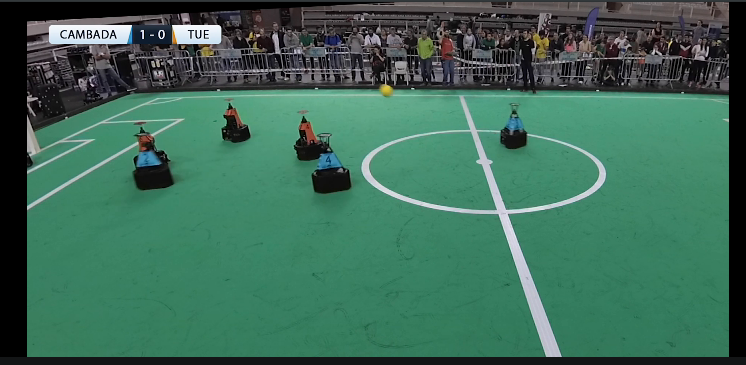
#> input picture Entrega4/CambadaIMAGE.png, 746 x 365 px, found by its file name
$ python simpleThreshold.py
#> lines starting #> are read from the running program, lines starting #| are printed output that depends on the picture
import cv2 as cv
import numpy as np
import matplotlib.pyplot as plt

img = cv.imread('CambadaIMAGE.png')
#> img is the input picture: shape (365, 746, 3); mean B, G, R 88.2, 106.7, 61.5

ret,thresh1 = cv.threshold(img,127,255,cv.THRESH_BINARY)
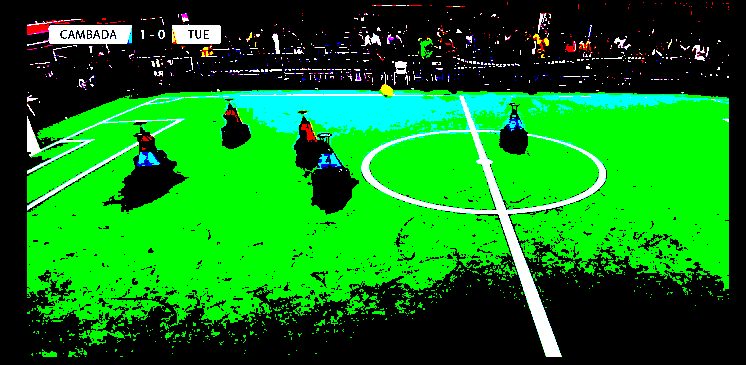
#> thresh1: shape (365, 746, 3); mean B, G, R 21.8, 124.4, 12.1
ret,thresh2 = cv.threshold(img,127,255,cv.THRESH_BINARY_INV)
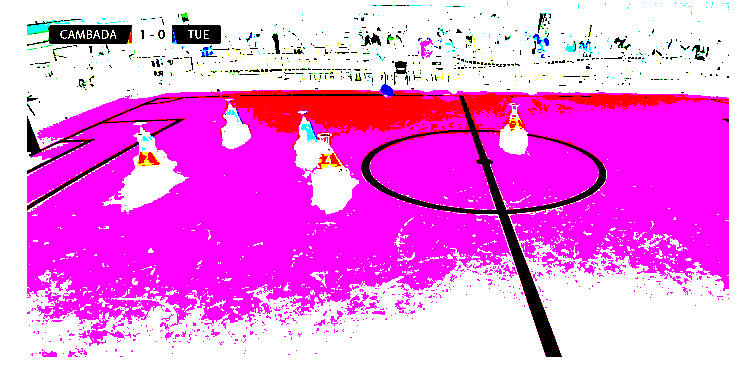
#> thresh2: shape (365, 746, 3); mean B, G, R 233.2, 130.6, 242.9
ret,thresh3 = cv.threshold(img,127,255,cv.THRESH_TRUNC)
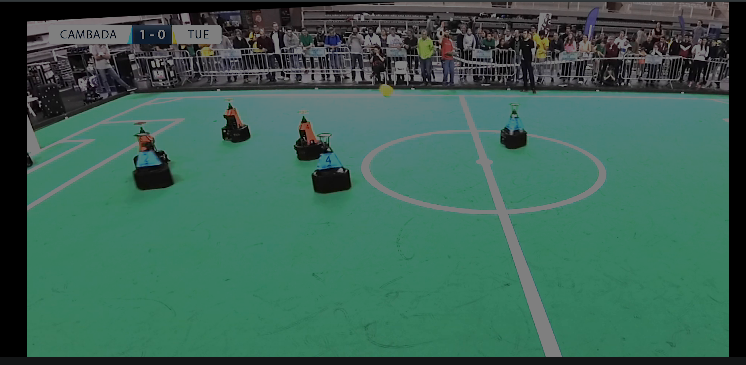
#> thresh3: shape (365, 746, 3); mean B, G, R 84.9, 98.4, 59.1
ret,thresh4 = cv.threshold(img,127,255,cv.THRESH_TOZERO)
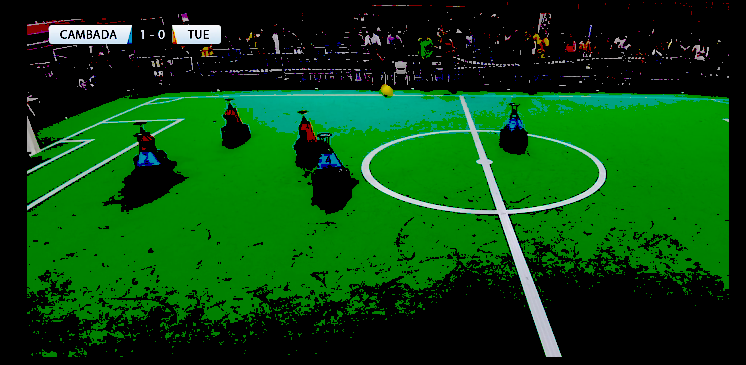
#> thresh4: shape (365, 746, 3); mean B, G, R 14.1, 70.2, 8.4
ret,thresh5 = cv.threshold(img,127,255,cv.THRESH_TOZERO_INV)
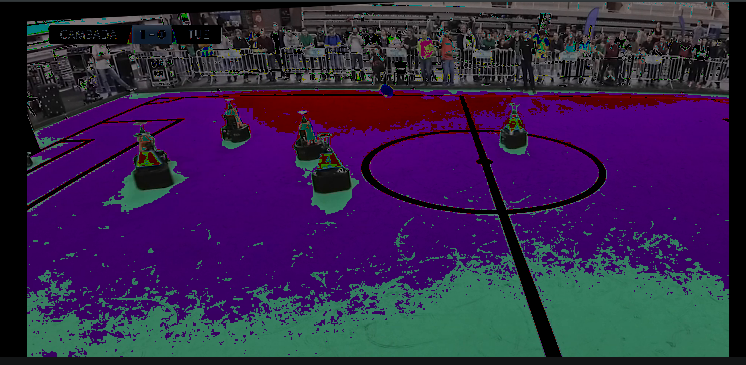
#> thresh5: shape (365, 746, 3); mean B, G, R 74, 36.5, 53
titles = ['Original Image (Gray)','BINARY','BINARY_INV','TRUNC','TOZERO','TOZERO_INV']
images = [img, thresh1, thresh2, thresh3, thresh4, thresh5]

for i in range(6):
    plt.subplot(2,3,i+1),plt.imshow(images[i],'gray')
    plt.title(titles[i])
    plt.xticks([]),plt.yticks([])
plt.show()
#> figure, not shown here; B, G, R data is drawn as R, G, B

$ run again, with Entrega4/2.png copied over Entrega4/CambadaIMAGE.png
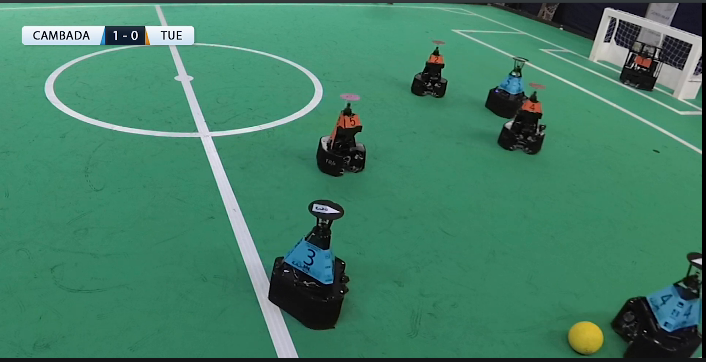
#> input picture Entrega4/2.png, 706 x 362 px, found by its file name
#> img is the input picture: shape (362, 706, 3); mean B, G, R 101.7, 126.7, 66.2
#> `ret,thresh4 = cv.threshold(img,127,255,cv.THRESH_TOZERO)`:
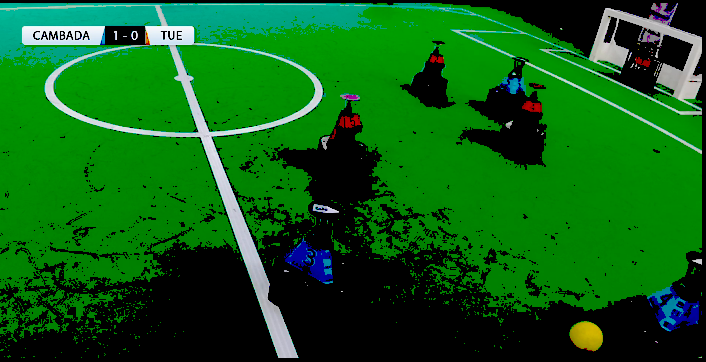
#> thresh4: shape (362, 706, 3); mean B, G, R 20, 95.2, 11.9
#> `ret,thresh5 = cv.threshold(img,127,255,cv.THRESH_TOZERO_INV)`:
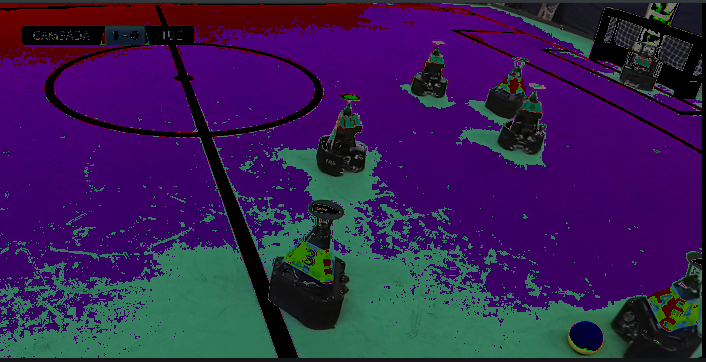
#> thresh5: shape (362, 706, 3); mean B, G, R 81.7, 31.5, 54.3
